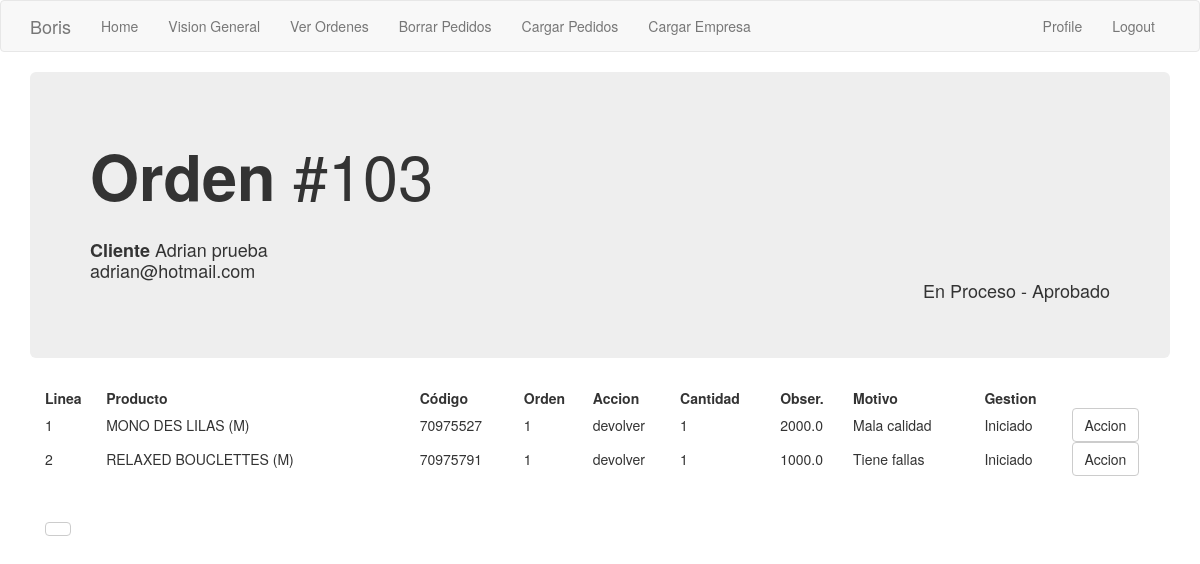
Screenshot of /orden/1 (signed in) with the database file from the repository.
### app/models.py (models this page shows, shortened)
class Order_header(db.Model):
    id = db.Column(db.Integer, primary_key=True)
    order_number = db.Column(db.Integer, index=True)
    order_id_anterior = db.Column(db.Integer)
    creation_date = db.Column(db.String(35), index=True)
    last_update_date = db.Column(db.String(35))
    payment_method = db.Column(db.String(10))
    payment_card = db.Column(db.String(10))
    courier_order_id = db.Column(db.String(64), index=True)
    status = db.Column(db.String(15))
    sub_status = db.Column(db.String(15))
    customer_address = db.Column(db.String(64))
    customer_number = db.Column(db.String(10))
    customer_floor = db.Column(db.String(10))
    customer_zipcode = db.Column(db.String(8))
    customer_locality = db.Column(db.String(64))
    customer_city = db.Column(db.String(64))
    customer_province = db.Column(db.String(64))
    customer_country = db.Column(db.String(64))
    detalle = db.relationship('Order_detail', backref='productos', lazy='dynamic')
    transaction = db.relationship('Transaction_log', backref='transaccion', lazy='dynamic')
    customer_id = db.Column(db.Integer, db.ForeignKey('customer.id'))
    store = db.Column(db.Integer, db.ForeignKey('company.store_id'))

class Customer(db.Model):
    id = db.Column(db.Integer, primary_key=True)
    platform = db.Column(db.String(64), index=True)
    name = db.Column(db.String(64), index=True)
    email = db.Column(db.String(120), index=True, unique=True)
    phone = db.Column(db.String(15))
    orders = db.relationship('Order_header', backref='buyer', lazy='dynamic')

class Order_detail(db.Model):
    order_line_number = db.Column(db.String, primary_key=True)
    line_number = db.Column(db.Integer)
    prod_id = db.Column(db.Integer)
    name = db.Column(db.String(120))
    variant = db.Column(db.Integer)
    accion = db.Column(db.String(10))
    accion_cambiar_por = db.Column(db.Integer)
    accion_cantidad = db.Column(db.Integer)
    motivo = db.Column(db.String(50))
    monto_a_devolver = db.Column(db.Float)
    gestionado = db.Column(db.String(10))
    order = db.Column(db.Integer, db.ForeignKey('order_header.id'))

### app/main/routes.py (the view)
@bp.route('/orden/<orden_id>')
@login_required
def orden(orden_id):
    orden = Order_header.query.filter_by(id=orden_id).first()
    orden_linea = Order_detail.query.filter_by(order=orden_id).all()
    return render_template('orden.html', orden=orden, orden_linea=orden_linea, customer=orden.buyer)

### app/main/routes.py (called while the page is built)
@bp.before_app_request
def before_request():
    if current_user.is_authenticated:
        current_user.last_seen = datetime.utcnow()
        db.session.commit()

### app/models.py (called while the page is built)
@login.user_loader
def load_user(id):
    return User.query.get(int(id))

### app/templates/orden.html
{% extends "base.html" %}
{% block app_content %}
    <div class='jumbotron'>
        <h1>
            <strong>Orden </strong>#{{orden.order_number}}
        </h1>
        <h4>
            <br> <strong> Cliente </strong>{{customer.name}}
            <br>         {{customer.email}}
            <div class="text-right"> {{orden.status}} - {{orden.sub_status}} </div>
        </h4>
    </div>
    <div class='container'>
        <table style="width:100%">
            <tr>
                <th>Linea</th>
                <th>Producto</th>
                <th>Código</th>
                <th>Orden</th>
                <th>Accion</th>
                <th>Cantidad</th>
                <th>Obser.</th>
                <th>Motivo</th>
                <th>Gestion</th>
                <th></th>
            </tr>
            {% for i in orden_linea %}
            <tr>
                <td>{{i['line_number']}}</td>
                <td>{{i['name']}}</td>
                <td>{{i['prod_id']}}</td>
                <td>{{i['order']}}</td>
                <td>{{i['accion']}}</td>
                <td>{{i['accion_cantidad']}}</td>
                <td>
                {% if i['accion'] == 'cambiar' %}
                    {{i['accion_cambiar_por']}}
                {% else %}
                    {{i['monto_a_devolver']}}
                {% endif %}
                </td>
                <td>{{i['motivo']}}</td>
                <td>{{i['gestionado']}}</td>
                {% if (orden.status == 'En Proceso' and orden.sub_status != 'Rechazado' and i['gestionado'] != 'Si') %}
                    <td><a href="{{ url_for('main.gestionar_producto', orden_id=orden.id, linea_id=i['order_line_number'] ) }}">
                        <button class="btn btn-default"> Accion </button></td>
                {% endif %}
            </tr>
            {% endfor %}
        </table>
        <br><br>
            {% if orden.sub_status == 'Iniciado' %}
                {% set text = 'Cobrar envío y pasar a Ready' %}
                {% set accion_orden = 'toReady' %}
            {% endif %}
            {% if orden.sub_status == 'Recibido' %}
                {% set text = 'Revisar y aprobar Solicitud' %}
                {% set accion_orden = 'toApproved' %}
            {% endif %}
            <a href="{{ url_for('main.gestionar_ordenes', orden_id = orden.id, accion_orden = accion_orden ) }}">
            <button class="btn btn-default"> {{text}} </button></a>
    </div>
{% endblock %}

### rows the page displays
Order_header: order_number "103", status "En Proceso", sub_status "Aprobado"
Customer: name "Adrian prueba", email "adrian@hotmail.com"
Order_detail: line_number "1", name "MONO DES LILAS (M)", prod_id "70975527", order "1", accion "devolver", accion_cantidad "1", monto_a_devolver "2000.0", motivo "Mala calidad", gestionado "Iniciado"
Order_detail: line_number "2", name "RELAXED BOUCLETTES (M)", prod_id "70975791", order "1", accion "devolver", accion_cantidad "1", monto_a_devolver "1000.0", motivo "Tiene fallas", gestionado "Iniciado"

### other values shown
{{ 'Logout' }} "Logout"
